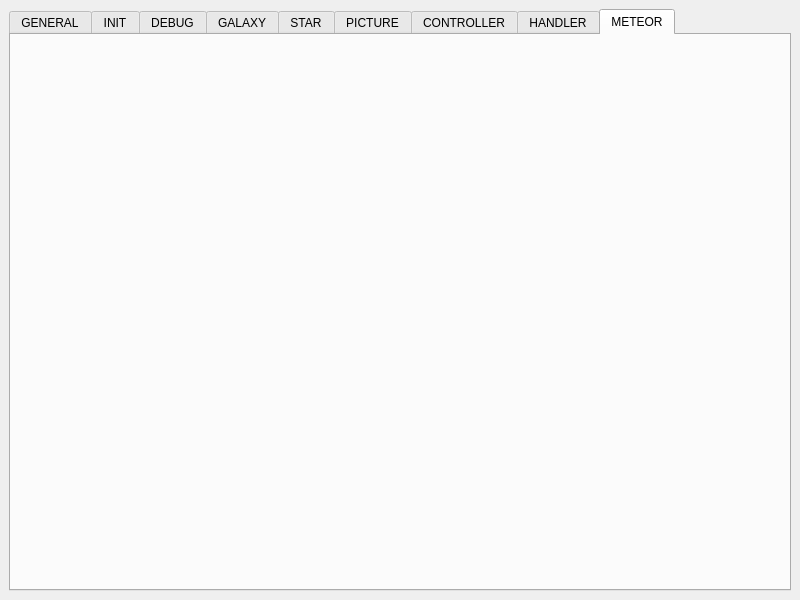
<?xml version="1.0" encoding="UTF-8"?>
<ui version="4.0">
 <class>MainWindow</class>
 <widget class="QMainWindow" name="MainWindow">
  <property name="geometry">
   <rect>
    <x>0</x>
    <y>0</y>
    <width>800</width>
    <height>600</height>
   </rect>
  </property>
  <property name="windowTitle">
   <string>Luminous-Remnants Graph-Editor</string>
  </property>
  <widget class="QWidget" name="centralwidget">
   <layout class="QGridLayout" name="gridLayout">
    <item row="0" column="0">
     <widget class="QTabWidget" name="tab">
      <property name="currentIndex">
       <number>8</number>
      </property>
      <widget class="QWidget" name="general">
       <attribute name="title">
        <string>GENERAL</string>
       </attribute>
      </widget>
      <widget class="QWidget" name="init">
       <attribute name="title">
        <string>INIT</string>
       </attribute>
      </widget>
      <widget class="QWidget" name="debug">
       <attribute name="title">
        <string>DEBUG</string>
       </attribute>
      </widget>
      <widget class="QWidget" name="galaxy">
       <attribute name="title">
        <string>GALAXY</string>
       </attribute>
      </widget>
      <widget class="QWidget" name="star">
       <attribute name="title">
        <string>STAR</string>
       </attribute>
      </widget>
      <widget class="QWidget" name="picture">
       <attribute name="title">
        <string>PICTURE</string>
       </attribute>
      </widget>
      <widget class="QWidget" name="controller">
       <attribute name="title">
        <string>CONTROLLER</string>
       </attribute>
      </widget>
      <widget class="QWidget" name="handler">
       <attribute name="title">
        <string>HANDLER</string>
       </attribute>
      </widget>
      <widget class="QWidget" name="meteor">
       <attribute name="title">
        <string>METEOR</string>
       </attribute>
      </widget>
     </widget>
    </item>
   </layout>
  </widget>
 </widget>
 <resources/>
 <connections/>
</ui>
